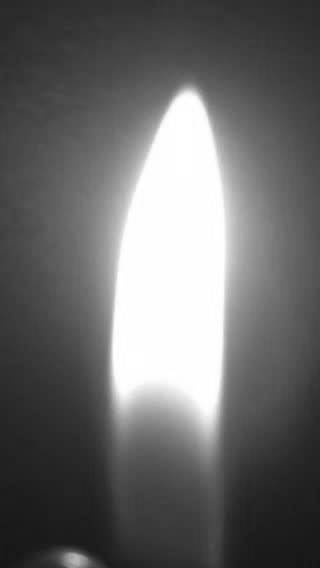
#> input picture flamevideos/flame2_10_gray_0010.jpg, 320 x 568 px, given in place of flame3_10_0001.jpg, which was not available
$ python pixelatimageinadir.py   (Python 2 division)
#> lines starting #> are read from the running program, lines starting #| are printed output that depends on the picture; pictures that were not available may be replaced by others from this repository, and a replacement may not be noted
### rgb.py
__author__ = 'mperkins'

__author__ = 'flg8r96'

import traceback
from PIL import Image
import numpy
import glob, os
# documentation for PIL:
# http://effbot.org/imagingbook/image.htm

class Pixelate:
    def __init__(self, *args,**kwargs):
        self.args = args
        self.kwargs = kwargs
        self.file = self.kwargs['file']
        self.new_file = self.kwargs['new_file']
        self.lined_file = self.kwargs['lined_file']
        self.pxl_file = self.kwargs['pxl_file']
        print self.kwargs
        print self.file

    def pixelatefile(self):
        im = Image.open(self.file)
#> im is the input picture: PIL image 320x568 L; min 21, max 255, mean 106.6
        width, height = im.size
#> width = 320; height = 568

        gray = im.convert("L")     #grayscale
        #gray = im.convert("1")     #black and white
        print gray
#| <PIL.Image.Image image mode=L size=320x568 at 0x7F2CC26F1090>
        msg = gray.save(self.new_file)
        print "Error in writing file: " +str(msg)
#| Error in writing file: None
        gwidth, gheight = gray.size
#> gwidth = 320; gheight = 568
        print "gray size: " + str(gwidth) +"x" +str(gheight)
#| gray size: 320x568

        new_width = 0
        new_height = 0
        # if the image size isn't divisible by 16 and 32 on width and height we need to crop the image
        if height%32 == 0:
            row_deviations = 32
        else:
            for max_hpixel in range(height, height - 32,-1):
                #print "maxhpixel: " +str(max_hpixel)
                if max_hpixel%32 == 0:
                    row_deviations = 32
                    new_height = max_hpixel

        if width%16 == 0:
            col_deviations = 16
            print "asdflj"
        else:
            # figure out how to cut the pixels
            for max_wpixel in range(width, width - 16,-1):
                #print "maxwpixwl: " +str(max_wpixel)
                if max_wpixel%16 == 0:
                    col_deviations = 16
                    print "ysasdf"
                    new_width = max_wpixel

        #adjust the image
        if new_height:
            hpixel_diff = height - new_height
#> hpixel_diff = 24
            print hpixel_diff
#| 24
            if hpixel_diff%2 != 0:
                hrange = range(hpixel_diff/2,height - hpixel_diff/2)
            else:
                hrange = range(hpixel_diff/2,height - hpixel_diff/2 + 1)
#> hrange = 545 values from 12 to 556
        if new_width:
            wpixel_diff = width - new_width
            if wpixel_diff%2 != 0:
                wrange = range(wpixel_diff/2,width - wpixel_diff/2)
            else:
                wrange = range(wpixel_diff/2,width - wpixel_diff/2 + 1)

        #print hrange
        if new_width and new_height:
            grayscale = Image.new("L",(new_width,new_height), color=None)
            for a in range(hrange[:]):
                for b in range(wrange[:]):
                    grssi = gray.getpixel((b, a))
                    grayscale.putpixel((b, a), grssi)
        elif new_width and not new_height:
            grayscale = Image.new("L",(new_width,height), color=None)
            for a in range(height):
                for b in range(wrange[:]):
                    grssi = gray.getpixel((b, a))
                    grayscale.putpixel((b, a), grssi)
        elif not new_width and new_height:
            grayscale = Image.new("L",(width,new_height), color=None)
#> grayscale: PIL image 320x544 L; every value is 0
            print grayscale.size
#| (320, 544)
            print hrange
#> (printed output is left out)
            n = hrange[hrange.__len__()-1]-1
#> n = 555
            q = hrange[0]+1
#> q = 13
            print q, n
#| 13 555
            for a in range(q,n):
                for b in range(width):
                    grssi = gray.getpixel((b, a))
                    #print a, b
                    grayscale.putpixel((b, a-hrange[0]), grssi)
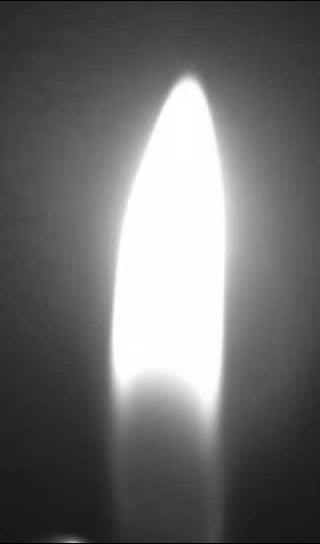
#> grayscale: PIL image 320x544 L; min 0, max 255, mean 109


        col_cnt = 0
        row_cnt = 0
        gwidth, gheight = grayscale.size
#> gheight = 544
        print gwidth, gheight
#| 320 544
        print col_deviations, row_deviations
#| 16 32
        #row_deviations = 4
        #col_deviations = 4
        # create an array of summed pixel values
        # initialize the array - HOW THIS ARRAY IS CREATED IS IMPORTANT
        # IF YOU DON'T CREATE THE ARRAY AS SHOWN BELOW, THE ELEMENTS CAN'T BE ACCESSED BY ROW/COL
        sumlight = [[0]*col_deviations for x in range(row_deviations)] # row in array

        ##### Extract the pixels from the photo anc create an interpolated version
        # row, col represent the row, col for each pixel in the original image
        # row_cnt, col_cnt represent the pixels in the downsampled (pixelated) "image" - this image will be
        # represented by the array of LEDs
        # search accross and then down for the grid line indexes
        for row in xrange(0, gheight):
            col_cnt = 0;
            for col in xrange(0, gwidth):

                # get current color value and add it to the sumlight for the grid that this pixel is in
                pixelrssi = grayscale.getpixel((col, row))

                # not sure this does a damn thing
                if col_cnt == 0 and row%(gheight/row_deviations) != 0 and col == gwidth-1:
                    row_cnt += 1

                #print "pixel for col/row: "  +str(col) +"/" +str(row) +"-" +str(pixelrssi) +" col_cnt/row_cnt:"  +str(col_cnt) +"/" +str(row_cnt)

                # THIS CAN BE USED TO CREATE A BLACK AND WHITE PIXEL GRID
                if pixelrssi < 254:
                    # add nothing if white
                    a = float(0)
                else:
                    # add 1 if black
                    a = float(255)
                    #sumlight[row_cnt][col_cnt] += a


                # row and col are flipped when referencing the array
                #sumlight[row_cnt][col_cnt] += float(pixelrssi)
                #print row_cnt, col_cnt
                sumlight[row_cnt][col_cnt] += float(a)

                # draw horizontal line on the image to see where the larger pixels are located
                if row%(gheight/row_deviations) == 0:
                    grayscale.putpixel((col, row), 0) # black horizontal line
                    # increment row_cnt but don't do it until after the first real pixel row
                    if col == 0 and row != 0:
                        row_cnt += 1

                if col%(gwidth/col_deviations) == 0:
                    #print "Changing a col pixel"
                    grayscale.putpixel((col, row), 0) # black vertical line
                    if col != 0:
                        col_cnt += 1
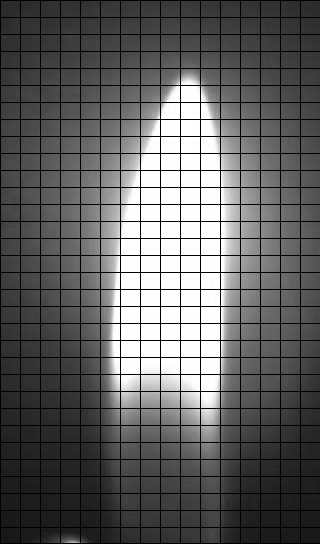
#> grayscale: PIL image 320x544 L; min 0, max 255, mean 97.5
#> after the loop, row_cnt = 31; sumlight = 32 items

        #
        msg = grayscale.save(self.lined_file)
        print "Error in writing file: " +str(msg)
#| Error in writing file: None
        print "row_cnt/col_cnt:" +str(row_cnt) +"/" +str(col_cnt)
#| row_cnt/col_cnt:31/15
        print sumlight
#> (printed output is left out)

        #determine how many pixels are in each square
        row_pixels = gheight/float(row_deviations)
#> row_pixels = 17
        col_pixels = gwidth/float(col_deviations)
#> col_pixels = 20
        pixels_per_square = row_pixels * col_pixels
#> pixels_per_square = 340
        norm_sumlight = numpy.divide(sumlight,pixels_per_square)
        norm_sumlight = numpy.around(norm_sumlight, decimals=0)
        print norm_sumlight

        rssimax = norm_sumlight.max()
#> rssimax = 255
        # pause the processing to visually inspect the result of the pixelated picture
        #raw_input("enter")

        # reconstruct a pixelated image for final inspection (this is what it will look like
        # ... when the led array is used)
        col_cnt=0
        row_cnt=0
        print "Starting to create the pixelated file"
        pixelated = Image.new("L",(gwidth,gheight), color=None)
        # write this out to a pixelated file of equal size as the original
        for row in xrange(0, gheight):
            col_cnt = 0;
            for col in xrange(0, gwidth):

                # get current color value and add it to the sumlight for the grid that this pixel is in
                #print col_cnt, row_cnt, norm_sumlight[row_cnt][col_cnt]
                val = int((norm_sumlight[row_cnt][col_cnt])*255/rssimax)
                """if val < 127:
                    pixelated.putpixel((col, row), 0)   # black pixel
                else:
                    pixelated.putpixel((col, row), 255)   # black pixel
                    """
                pixelated.putpixel((col, row), val)   # black pixel

                # draw horizontal line on the image to see where the larger pixels are located
                if row%(gheight/row_deviations) == 0:
                    if col == 0 and row != 0:
                        row_cnt += 1

                if col%(gwidth/col_deviations) == 0:
                    if col != 0:
                        col_cnt += 1
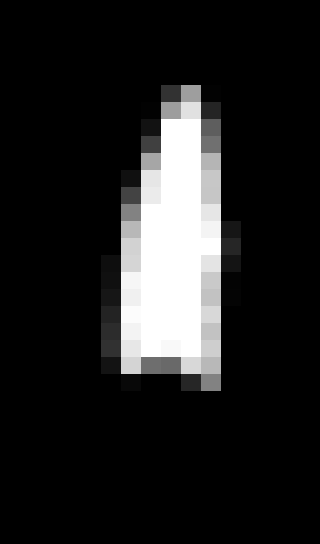
#> pixelated: PIL image 320x544 L; min 0, max 255, mean 32.9
#> after the loop, row_cnt = 31

        try:
            msg2 = pixelated.save(self.pxl_file)
            msg = "Pixelated file saved!"
            print msg
        except Exception, err:
            print traceback.format_exc()
            msg = "Save of pixelated file didn't work"
            print msg

        return msg

# [12 lines left out: function main, not called in this run]

# [3 lines that do not run on import are left out]

### pixelatimageinadir.py
__author__ = 'flg8r96'

from rgb import Pixelate

def main():
    # check the director for files
    # go one at a time until all files have been pixelated
    dir = "/Users/flg8r96/development/pytesting/flamevideos/"
    filenameroot = "flame3_10_"
    start_index = 1
    end_index = 279
    file_ext = ".jpg"
    for index in range(start_index,end_index):
        file = dir + filenameroot +str("%04d" % index) + file_ext
        new_file = dir + filenameroot +"gray_" +str("%04d" % index) + file_ext
        lined_file = dir + filenameroot +"gray_lines_" +str("%04d" % index) + file_ext
        pxl_file = dir + filenameroot +"gray_lines_pixel_" +str("%04d" % index) + file_ext
        #print file
        t = Pixelate(file=file,
                new_file=new_file,
                lined_file=lined_file,
                pxl_file=pxl_file)
        print t.pixelatefile()
#> pass 2 of the loop in main, `for index in range(start_index,end_index):`:
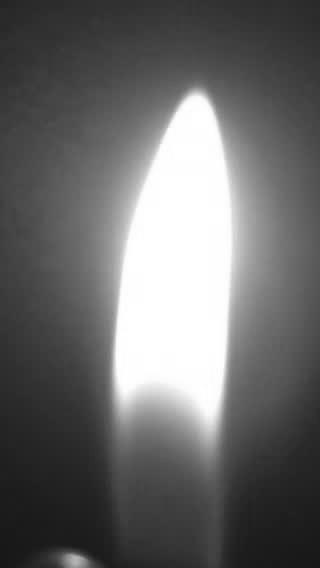
#> input picture flamevideos/flame2_10_gray_0011.jpg, 320 x 568 px, given in place of flame3_10_0002.jpg, which was not available
#> in pixelatefile, im is the input picture: PIL image 320x568 L; min 23, max 255, mean 106.1
#> after the loop in pixelatefile (call 2), `for row in xrange(0, gheight):`:
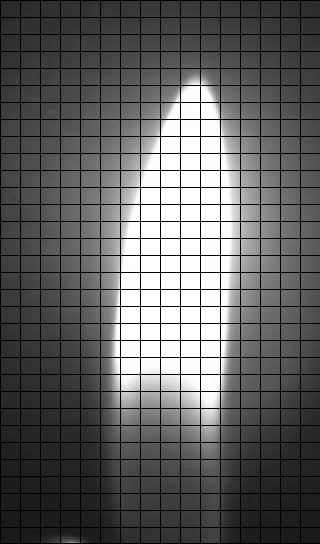
#> grayscale: PIL image 320x544 L; min 0, max 255, mean 97.1
#> after the loop in pixelatefile (call 2), `for row in xrange(0, gheight):`:
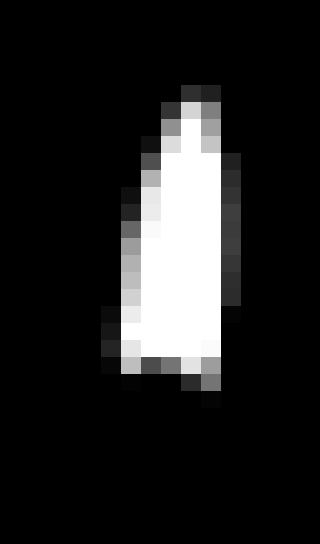
#> pixelated: PIL image 320x544 L; min 0, max 255, mean 32.7

if __name__ == "__main__":
    print "Main:In __name__ of main()"
#> (the run stopped early here; a loop or call above may not have finished)
